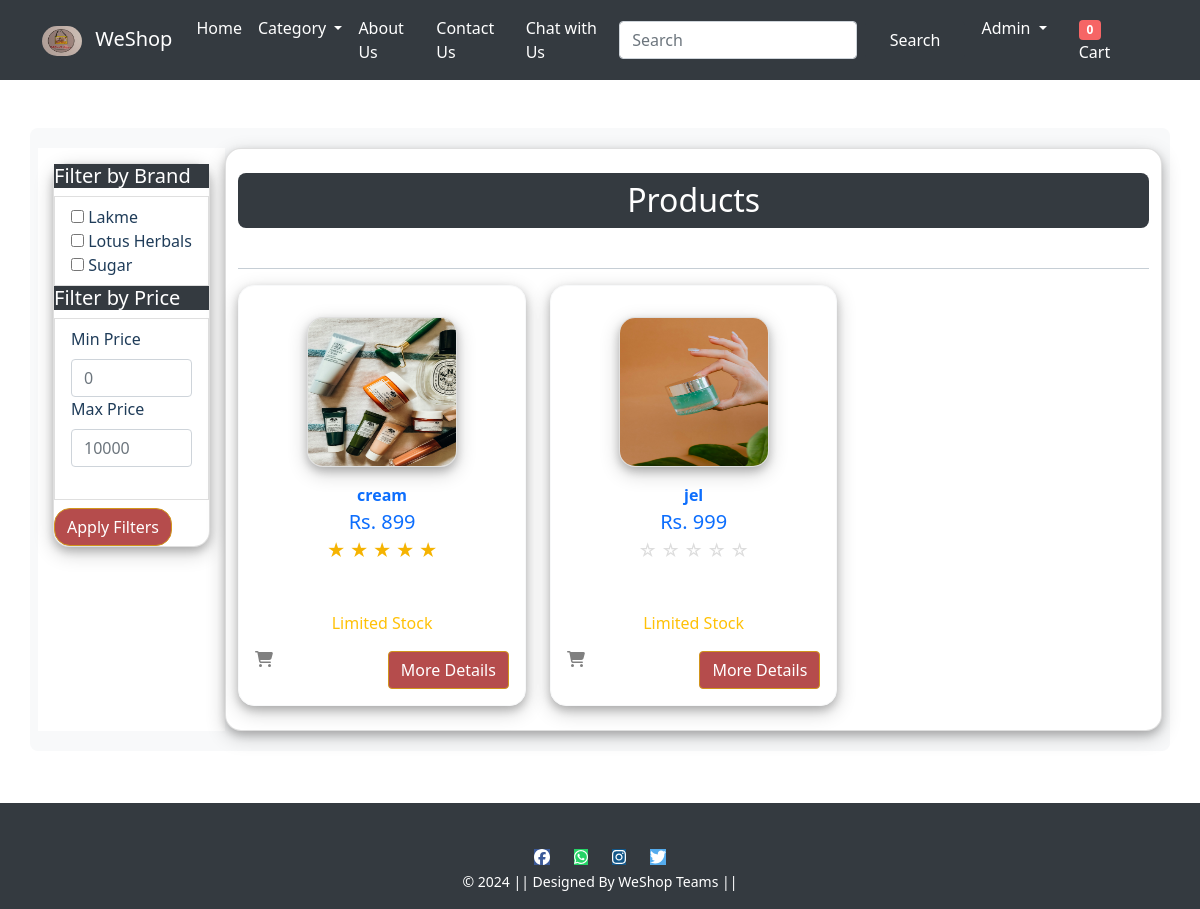
/cosmetic/ (signed in), run on the app's committed database.
### app/models.py (models this page shows, shortened)
class Product(models.Model):
    seller = models.ForeignKey(User,on_delete=models.CASCADE)
    admin = models.ForeignKey(Admin,on_delete=models.CASCADE,null=True, blank=True)
    title =models.CharField(max_length=100)
    selling_price =models.PositiveIntegerField()
    discounted_price = models.PositiveIntegerField()
    description = models.TextField()
    brand = models.CharField(max_length=50)
    category = models.CharField(choices=CATEGORY_CHOICES,max_length=2)
    product_image = models.ImageField(upload_to='prductimg')
    quantity = models.PositiveIntegerField(verbose_name="Quantity",null=True, blank=True)
    created_at = models.DateTimeField(auto_now_add=True,null=True, blank=True)
    average_rating = models.FloatField(default=0)  # New field for average rating
    stock_status = models.CharField(max_length=20, default='In Stock')  # New field for stock status

### app/views.py (the view)
# urls.py: path('cosmetic/', views.cosmetic, name='cosmetic'),
@login_required
def cosmetic(request):
    return product_list_view(request, 'C', 'cosmetic', 'app/cosmetic.html')

### app/views.py (called while the page is built)
def calculate_total_items(user):
    return sum(item.quantity for item in Cart.objects.filter(user=user))

def apply_filters(queryset, request):
    brand = request.GET.get('brand')
    min_price = request.GET.get('min_price')
    max_price = request.GET.get('max_price')
    if brand:
        queryset = queryset.filter(brand__in=brand.split(','))
    if min_price:
        queryset = queryset.filter(discounted_price__gte=min_price)
    if max_price:
        queryset = queryset.filter(discounted_price__lte=max_price)
    return queryset

def product_list_view(request, category, context_name, template_name):
    products = Product.objects.filter(category=category, quantity__gt=0)
    products = apply_filters(products, request)
    total_items = calculate_total_items(request.user) if request.user.is_authenticated else 0
    context = {context_name: products, 'totalitem': total_items}
    return render(request, template_name, context)

### templates/app/cosmetic.html (shortened to what this page needs)
{% extends 'app/base.html' %}
{% load static %}
{% block main-content %}
<div class="container my-5" style="background-color: #f8f9fa; padding: 20px; border-radius: 8px;">
  <div class="row">
    <div class="col-md-2" style="background-color: #ffffff; padding: 15px;">
      <div class="card list-group thumbnail">
        <form method="get" id="filter-form">
          <h5 class=" text-white" style=" background-color: #343a40;">Filter by Brand</h5>
          <div class="list-group-item">
            <input type="checkbox" name="brand" value="lakme"> Lakme<br>
            <input type="checkbox" name="brand" value="lotusherbals"> Lotus Herbals<br>
            <input type="checkbox" name="brand" value="sugar"> Sugar<br>
          </div>
          <h5 class="text-white" style="background-color: #343a40;">Filter by Price</h5>
          <div class="list-group-item">
            <label for="min_price">Min Price</label>
            <input type="number" name="min_price" id="min_price" class="form-control" placeholder="0" min="0">
            <label for="max_price">Max Price</label>
            <input type="number" name="max_price" id="max_price" class="form-control" placeholder="10000" min="0"><br>
          </div>
          <button type="submit" class="thumbnail btn btn-primary mt-2" style="background-color: rgb(181, 76, 76);">Apply Filters</button>
        </form>
      </div>
    </div>
    <div class="card thumbnail col-md-10">
      <h2 class="page_heading text-center text-white py-2 my-4" style="border-radius: 8px;background-color: #343a40;">Products</h2>
      <hr>
      <div class="row">
        {% for product in cosmetic %}
        <div class="col-md-4 mb-4">
          <div class="card border-light h-100">
            <div class="card-body text-center">
              <a href="{% url 'product-detail' product.id %}" class="btn btn-link text-decoration-none">
                <div class="item">
                  <img class="card thumbnail img-fluid" src="{{ product.product_image.url }}" alt="{{ product.name }}" style="height: 150px; width: 150px;">
                  <div class="mt-3">
                    <span class="fw-bold">{{ product.title }}</span><br>
                    <span class="fs-5">Rs. {{ product.discounted_price }}</span><br>
                    <span> <p class="star-rating mb-0 me-3" style="font-size: 18px;">
                      <div class="rating-stars">
                        {% for i in "12345" %}
                          {%  if product.average_rating >= i|add:"0" %}
                            <span class="star-icon" style="font-size: 18px; color: #f5b301;">&#9733;</span>
                          {% else %}
                            <span class="star-icon" style="font-size: 18px; color: #ddd;">&#9734;</span>
                          {% endif %}
                        {% endfor %}
                      </div>
                     </p>
                   </span><br>
                  </div>
                </div>
              </a>
              <p class="card-text">
                {% if product.stock_status == 'In Stock' %}
                  <span class="text-success" style="font-size: average;">{{ product.stock_status }}</span>
                {% elif product.stock_status == 'Limited Stock' %}
                  <span class="text-warning" style="font-size: average;">{{ product.stock_status }}</span>
                {% else %}
                  <span class="text-danger" style="font-size: average;">{{ product.stock_status }}</span>
                {% endif %}
              </p>
              <div class="d-flex justify-content-between mt-3">
                <i class="fa fa-shopping-cart" style="color: gray; cursor: pointer;"></i>
                <a href="{% url 'product-detail' product.id %}" class="btn btn-primary" style="background-color: rgb(181,76,76);">More Details</a>
              </div>
            </div>
          </div>
        </div>
        {% endfor %}
      </div>
    </div>
  </div>
</div>
{% endblock main-content %}

### templates/app/base.html (shortened to what this page needs)
<!doctype html>
{% load static %}
<html lang="en">
  <head>
    <link rel="stylesheet" href="https://stackpath.bootstrapcdn.com/bootstrap/4.5.2/css/bootstrap.min.css">
    <link rel="stylesheet" href="{% static 'app/css/style.css' %}">
    <link rel="stylesheet" href="{% static 'app/css/owl.carousel.min.css' %}">
    <link rel="stylesheet" href="{% static 'app/css/all.min.css' %}">
    <link rel="stylesheet" href="{% static 'app/css/bootstrap.min.css' %}">
    <link rel="stylesheet" href="../../../static/app/css/seller/newbase.css">
  </head>
  <body>
    <nav class="navbar navbar-expand-lg navbar-dark">
      <div class="container">
        <a class="navbar-brand" href="/">
          <img src="{% static 'app/images/logo.jpg' %}" alt="WeShop Logo" width="40" height="30" class="mr-2"> WeShop
        </a>
        <div class="collapse navbar-collapse" id="navbarSupportedContent">
          <ul class="navbar-nav me-auto mb-2 mb-lg-0">
            <li class="nav-item">
              <a class="nav-link active" aria-current="page" href="/">Home</a>
            </li>
            <li class="nav-item dropdown">
              <a class="nav-link dropdown-toggle" href=" " id="categoryDropdown" role="button" data-bs-toggle="dropdown" aria-expanded="false">
                Category
              </a>
            </li>
            <li class="nav-item">
              <a class="nav-link" href="{% url 'about' %}">About Us</a>
            </li>
            <li class="nav-item">
              <a class="nav-link" href="{% url 'contactus' %}">Contact Us</a>
            </li>
            <li class="nav-item">
              <a class="nav-link" href="{% url 'chat' %}">Chat with Us</a>
            </li>
          </ul>
          <form class="d-flex ml-auto" action="{% url 'search' %}" method="GET">
            <input class="form-control me-2" type="text" name="q" id="search-input" value="{{ query }}" placeholder="Search" aria-label="Search"
              list="category-suggestions" autocomplete="off" />
            <button class="btn btn-search" type="submit">Search</button>
          </form>
          <div>
            <ul class="navbar-nav me-auto mb-2 mb-lg-0">
              {% if request.user.is_authenticated %}
              <li class="nav-item dropdown mx-2">
                <a class="nav-link dropdown-toggle" href="#" id="profileDropdown" role="button" data-bs-toggle="dropdown" aria-expanded="false">
                  {{ request.user.username|capfirst }}
                </a>
              </li>
              <li class="nav-item mx-2">
                <a href="{% url 'showcart' %}" class="nav-link"><span class="badge bg-danger" id="totalitem">{{ totalitem }}</span> Cart</a>
              </li>
              {% endif %}
            </ul>
          </div>
        </div>
      </div>
    </nav>
    {% block main-content %} {% endblock main-content %}
    <div class="wrapper">
      <footer class="footer text-center p-3 mt-1">
        <div class="container">
          <div class="row">
            <div class="col-md-12 col-sm-12">
              <p class="footer-icons">
                <a href="https://www.facebook.com" target="_blank"><span class="fab fa-facebook"></span></a>
                <a href="https://www.whatsapp.com" target="_blank"><span class="fab fa-whatsapp"></span></a>
                <a href="https://www.instagram.com" target="_blank"><span class="fab fa-instagram"></span></a>
                <a href="https://www.twitter.com" target="_blank"><span class="fab fa-twitter"></span></a>
              </p>
              <small>&copy; 2024 || Designed By WeShop Teams ||</small>
              <br>
            </div>
          </div>
        </div>
      </footer>
    </div>
  </body>
</html>

### static/app/css/style.css (style rules this page uses)
footer { padding: 0px 0px 0px 0px; background-color: black; margin: 0px; }
.fa-facebook { background: #3B5998; color: white; margin-top: 30px; }
.fa-whatsapp { background: #25d366; color: white; }
.fa-twitter { background: #55ACEE; color: white; }
.fa-instagram { background: #125688; color: white; }
p { text-align: center; }

### static/app/css/seller/newbase.css (style rules this page uses)
.navbar-nav .nav-item .nav-link { color: #fff; }
.footer-icons a { color: #fff; margin: 0 10px; text-decoration: none; }
.navbar { background-color: #343a40; }
.footer { background-color: #343a40; color: #fff; }
.footer p, .footer small { margin: 0; color: #fff; }
.btn-search { background-color: #343a40; border-color: #343a40; color: #fff; padding: 0.375rem 1.5rem; }
.navbar-brand img { vertical-align: middle; display: inline-block; }

### templates/app/base.html (style rules this page uses)
.navbar-nav .nav-item .nav-link { color: #fff; }
.footer-icons a { color: #fff; margin: 0 10px; text-decoration: none; }
.navbar { background-color: #343a40; }
.footer { background-color: #343a40; color: #fff; }
.footer p, .footer small { margin: 0; color: #fff; }
.btn-search { background-color: #343a40; border-color: #343a40; color: #fff; padding: 0.375rem 1.5rem; }
.navbar-brand img { vertical-align: middle; display: inline-block; }
.mr-2 { border-radius: 1rem; }
html, body { height: 100%; margin: 0; }
.wrapper { display: flex; flex-direction: column; }

### templates/app/cosmetic.html (style rules this page uses)
.thumbnail { border-radius: 1rem; }
.card { border-radius: 1rem; box-shadow: 0 4px 8px rgba(0, 0, 0, 0.2), 0 6px 20px rgba(0, 0, 0, 0.2); }

### data on the page
Product: product_image (picture), title "cream", discounted_price "899", average_rating 5 (drawn), stock_status "Limited Stock"
Product: product_image (picture), title "jel", discounted_price "999", average_rating 0 (drawn), stock_status "Limited Stock"

### other printed values
{{ request.user.username|capfirst }} "Admin"
{{ totalitem }} "0"
